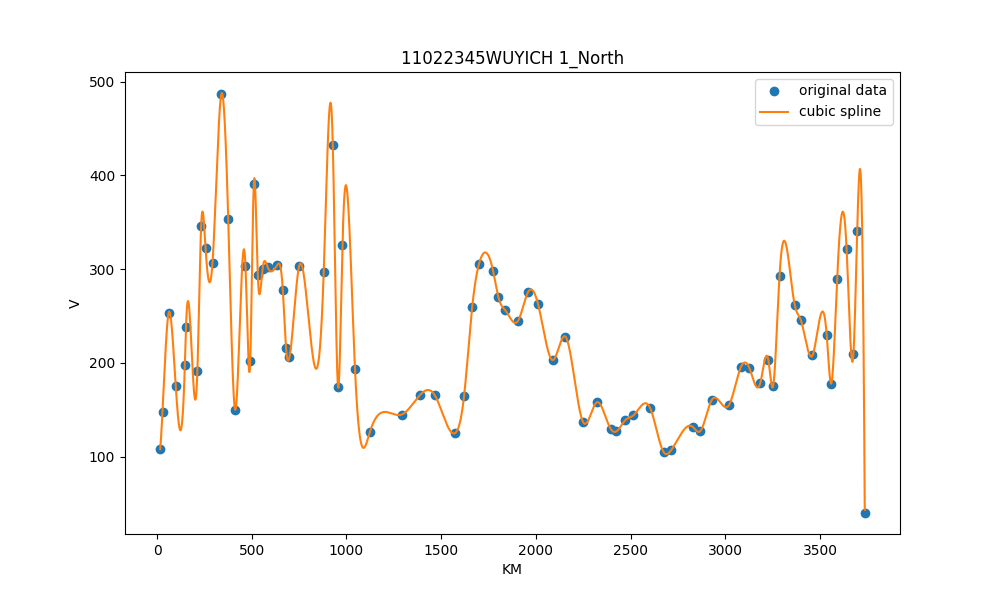

Recreate this plot in Python.
#/workspaces/cycu_ai2024/20240514/TDCS_M03A_20240429_180500.csv
import pandas as pd
import numpy as np
import re
import matplotlib.pyplot as plt
# 讀取CSV文件
df = pd.read_csv('/workspaces/cycu_ai2024/20240514/TDCS_M03A_20240429_180500.csv')

# 選擇第四個欄位值為31的行
selected_rows = df[df.iloc[:, 3] == 31]
#選擇第二個欄位值開頭為01F
selected_rows = selected_rows[selected_rows.iloc[:, 1].apply(lambda x: x.startswith('01F'))]
# 選擇第三個欄位值為N的行
selected_rows = selected_rows[selected_rows.iloc[:, 2] == 'N']
# 提取第二個欄位中的數字，只有當數字長度為4時
x = selected_rows.iloc[:, 1].apply(lambda x: int(re.search(r'\d{4}', x).group()) if re.search(r'\d{4}', x) else None)

# 去除x中的None值
selected_rows = selected_rows[x.notnull()]
x = x.dropna()

# 取出第五個欄位的值
y = selected_rows.iloc[:, 4]

# 轉換為陣列
x = np.array(x)
y = np.array(y)

# 設定 numpy 的列印選項以抑制科學記數法
np.set_printoptions(suppress=True)
from scipy.interpolate import CubicSpline

# 建立一個三次樣條曲線
cs = CubicSpline(x, y)

# 計算曲線上的值
x_new = np.arange(min(x), max(x), 0.1)
y_new = cs(x_new)

plt.figure(figsize=(10, 6))
plt.plot(x, y, 'o', label='original data')
plt.plot(x_new, y_new, label='cubic spline')
plt.legend(loc='best')
plt.show()
#標題11022345WUYICH 國道一號北向
plt.title('11022345WUYICH 1_North')
#x軸標題KM
plt.xlabel('KM')
#y軸標題V
plt.ylabel('V')
#存下來
plt.savefig('/workspaces/cycu_ai2024/20240514/11022345_2D_N.png')
#///////////////////////////////////////////////////////////////////////////////////////////////////////////////
# 選擇第四個欄位值為31的行
selected_rows = df[df.iloc[:, 3] == 31]
#選擇第二個欄位值開頭為01F
selected_rows = selected_rows[selected_rows.iloc[:, 1].apply(lambda x: x.startswith('01F'))]
# 選擇第三個欄位值為N的行
selected_rows = selected_rows[selected_rows.iloc[:, 2] == 'S']
# 提取第二個欄位中的數字，只有當數字長度為4時
x = selected_rows.iloc[:, 1].apply(lambda x: int(re.search(r'\d{4}', x).group()) if re.search(r'\d{4}', x) else None)

# 去除x中的None值
selected_rows = selected_rows[x.notnull()]
x = x.dropna()

# 取出第五個欄位的值
y = selected_rows.iloc[:, 4]

# 轉換為陣列
x = np.array(x)
y = np.array(y)
print(x)
# 設定 numpy 的列印選項以抑制科學記數法
np.set_printoptions(suppress=True)
from scipy.interpolate import CubicSpline

# 建立一個三次樣條曲線
cs = CubicSpline(x, y)

# 計算曲線上的值
x_new = np.arange(min(x), max(x), 0.1)
y_new = cs(x_new)

plt.figure(figsize=(10, 6))
plt.plot(x, y, 'o', label='original data')
plt.plot(x_new, y_new, label='cubic spline')
plt.legend(loc='best')
plt.show()
#標題11022345WUYICH 國道一號北向
plt.title('11022345WUYICH 1_south')
#x軸標題KM
plt.xlabel('KM')
#y軸標題V
plt.ylabel('V')
#存下來
plt.savefig('/workspaces/cycu_ai2024/20240514/11022345_2D_N.png')
#///////////////////////////////////////////////////////////////////////////////////////////////////////////////

